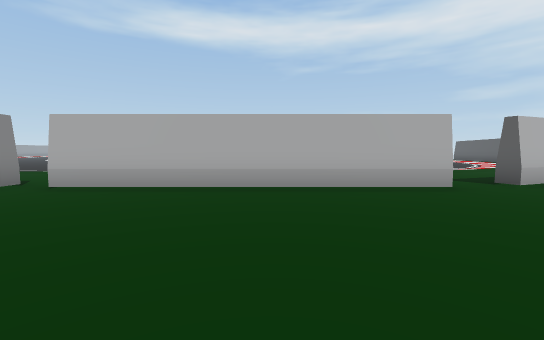
View 1 (above)

16 first-person views from a walk through a Unity game level. The camera is 1.4 m above the floor, tilts 4° down and sees 90° across. The floor is counted in squares, 2 m on a side. Each view is taken from the middle of a square. On the plan, view 1 faces up. The plan holds only what a view shows up to about 9 squares ahead; the rest is blank. The place goes on beyond the plan. The player character is not drawn.

View 2
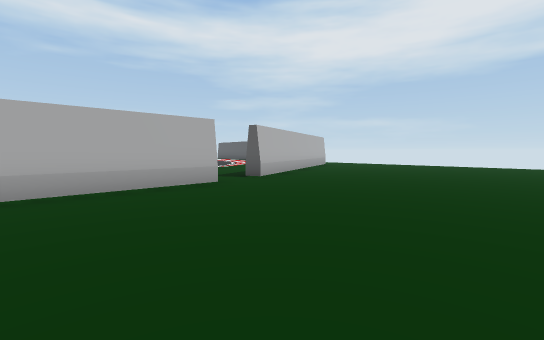

View 3
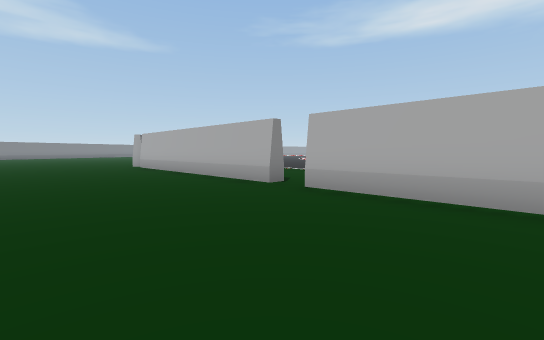

View 4
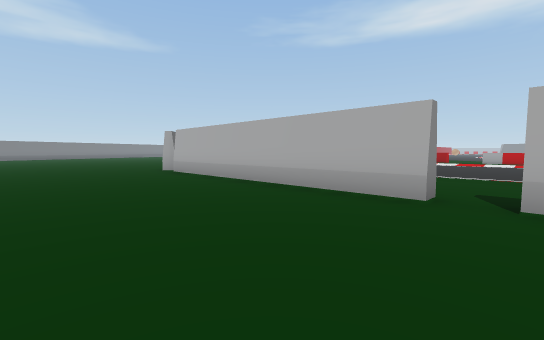

View 5
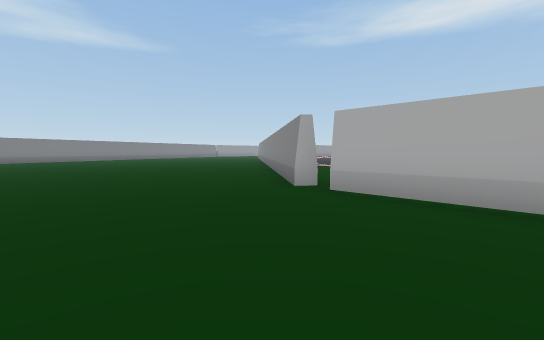

View 6
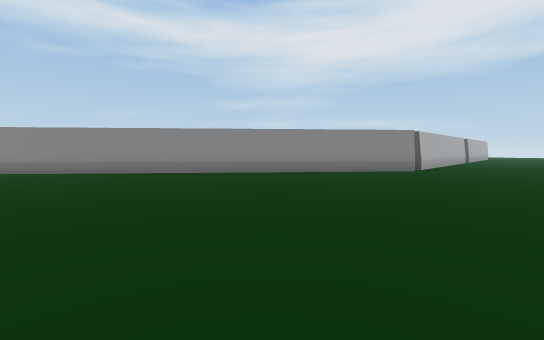

View 7
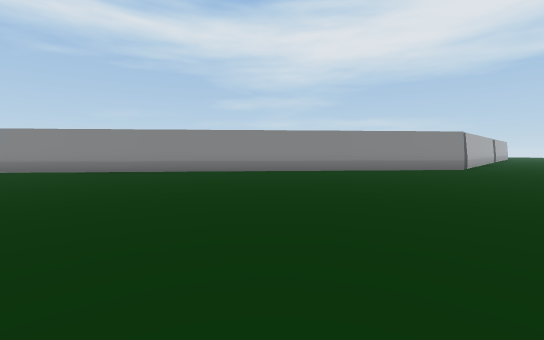

View 8
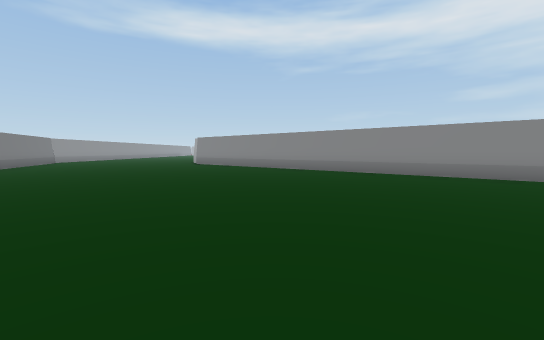

View 9
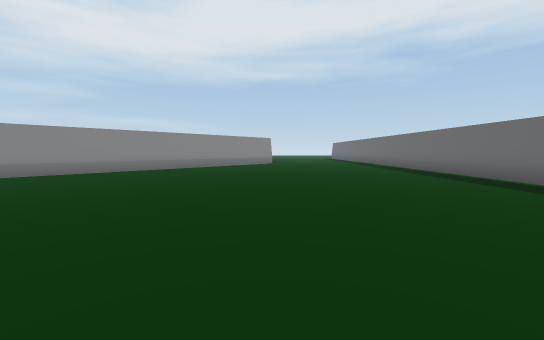

View 10
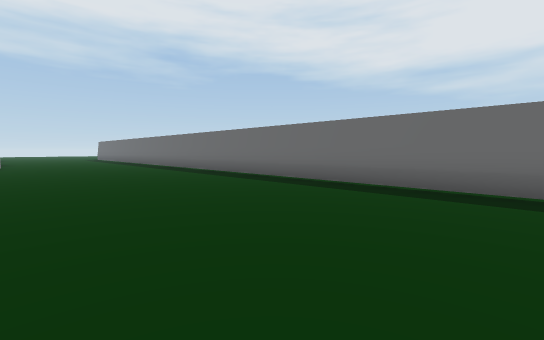

View 11
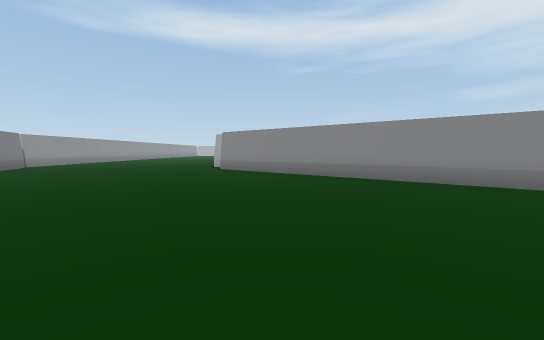

View 12
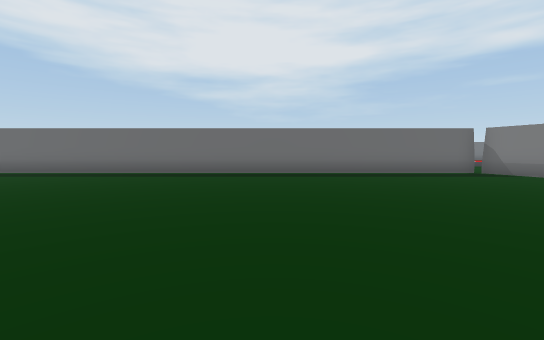

View 13
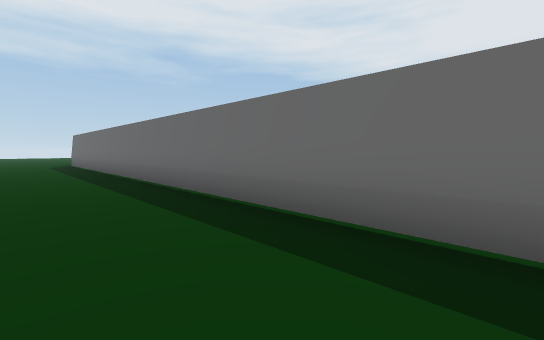

View 14
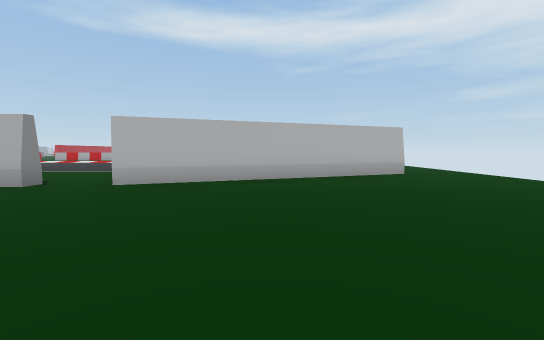

View 15
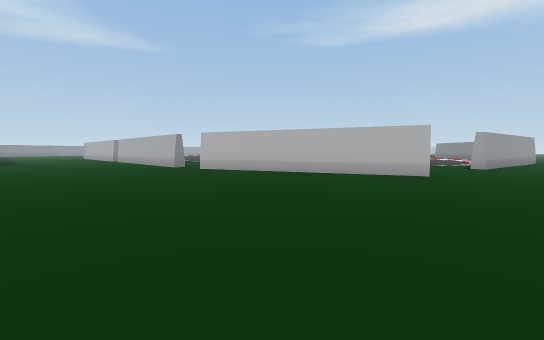

View 16
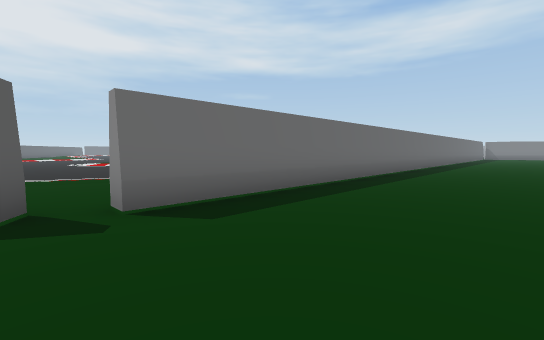

### Floor plan
Points are (right, up) in squares from view 1. A wall is a line through its corners. A room is listed if a view was taken in it or the views show most of it. See-through windows are left out.
Room 1 (views 1, 2, 3, 4, 5, 6, 7, 8, 9, 10, 11, 12, 13, 14, 15, 16)
walls: (-13.1, 5.4) (-13.4, 5) (-27.7, 17); (-5.1, 5) (-12.6, 5); (3.4, 5) (-4.2, 5); (-28.5, -0.3) (-3.9, -0.3); (11.9, 8) (4.9, 5.3)
ways out: opening at (4, 5); opening at (13, 7.3); gap at (-4.5, 5)

Where each view was taken, in squares from view 1:
view 1: 0 up, 0 right, facing up
view 2: 0 up, 0 right, facing up-right
view 3: 1 up, 1 left, facing up-left
view 4: 1 up, 4 left, facing up-left
view 5: 1 up, 10 left, facing up-left
view 6: 2 up, 23 left, facing up-right
view 7: 3 up, 25 left, facing up-right
view 8: 4 up, 25 left, facing up
view 9: 5 up, 28 left, facing right
view 10: 5 up, 28 left, facing down-right
view 11: 8 up, 27 left, facing up
view 12: 8 up, 23 left, facing down
view 13: 2 up, 19 left, facing down-right
view 14: 0 up, 8 right, facing up
view 15: 0 up, 14 right, facing up-left
view 16: 3 up, 3 left, facing down-left
